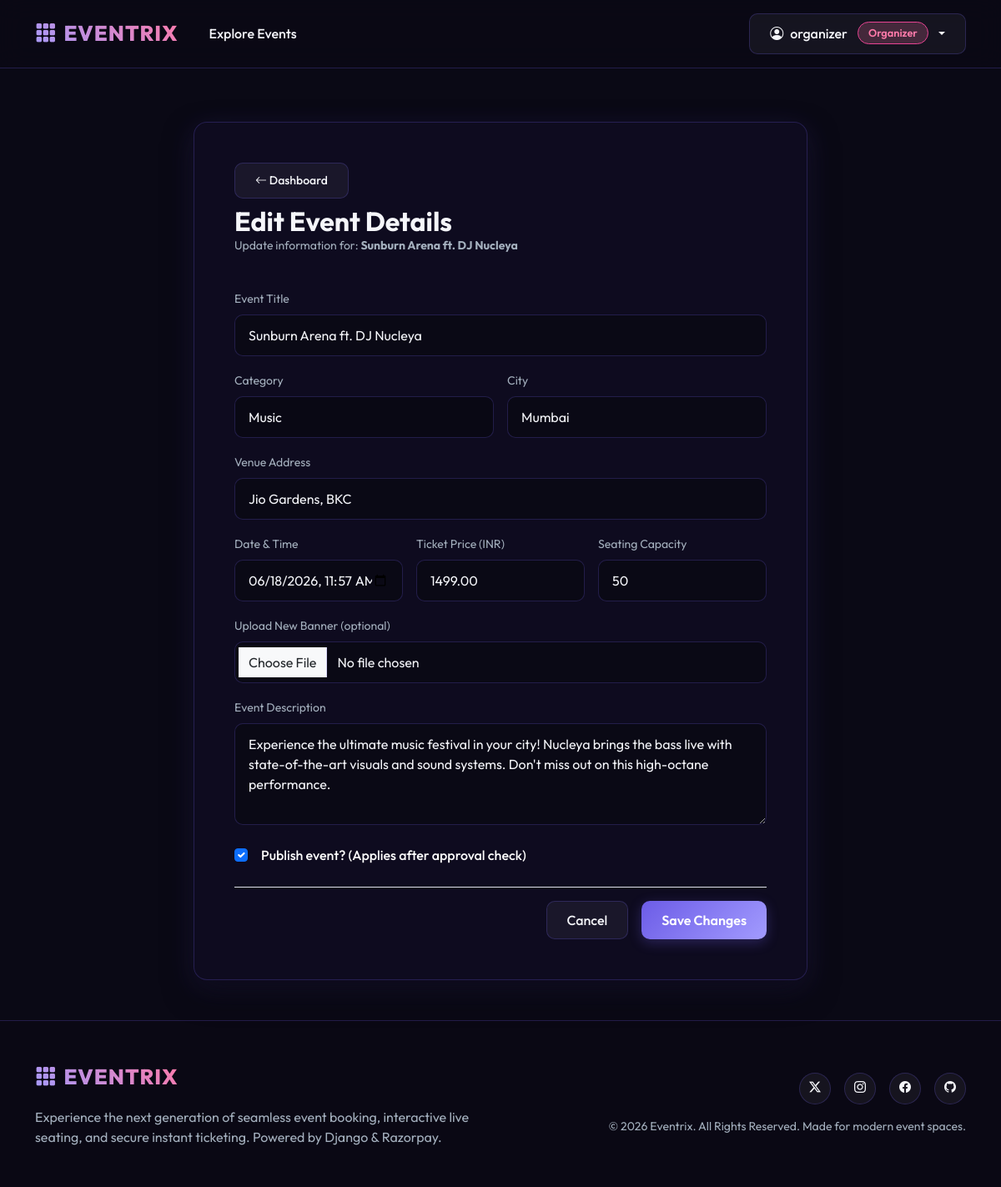
/organizer/edit-event/1/ (signed in), run on the app's committed database.
### accounts/models.py (models this page shows, shortened)
class User(AbstractUser):
    ROLE_CHOICES = (
        ('ADMIN', 'Admin'),
        ('ORGANIZER', 'Organizer'),
        ('CUSTOMER', 'Customer'),
    )
    role = models.CharField(max_length=15, choices=ROLE_CHOICES, default='CUSTOMER')
    is_approved_organizer = models.BooleanField(default=False)
    phone = models.CharField(max_length=15, blank=True, null=True)
    profile_picture = models.ImageField(upload_to='profiles/', blank=True, null=True)
    city = models.CharField(max_length=100, blank=True, null=True)
    created_at = models.DateTimeField(auto_now_add=True)
    @property
    def is_admin_role(self):
        return self.role == 'ADMIN' or self.is_superuser
    @property
    def is_organizer_role(self):
        return self.role == 'ORGANIZER'

### events/models.py (models this page shows, shortened)
class Event(models.Model):
    CATEGORY_CHOICES = (
        ('MUSIC', 'Music'),
        ('COMEDY', 'Comedy'),
        ('THEATRE', 'Theatre & Arts'),
        ('SPORTS', 'Sports'),
        ('CONFERENCE', 'Conferences & Tech'),
        ('OTHER', 'Other'),
    )
    title = models.CharField(max_length=200)
    description = models.TextField()
    category = models.CharField(max_length=30, choices=CATEGORY_CHOICES, default='OTHER')
    city = models.CharField(max_length=100)
    venue = models.CharField(max_length=250)
    date_time = models.DateTimeField()
    ticket_price = models.DecimalField(max_digits=10, decimal_places=2)
    capacity = models.IntegerField()
    banner = models.ImageField(upload_to='event_banners/', blank=True, null=True)
    organizer = models.ForeignKey(settings.AUTH_USER_MODEL, on_delete=models.CASCADE, related_name='organized_events')
    is_published = models.BooleanField(default=False)
    is_approved = models.BooleanField(default=False)
    created_at = models.DateTimeField(auto_now_add=True)
    updated_at = models.DateTimeField(auto_now=True)

### events/views.py (the view)
# urls.py: path('organizer/edit-event/<int:event_id>/', views.edit_event_view, name='edit_event'),
@login_required
def edit_event_view(request, event_id):
    event = get_object_or_404(Event, id=event_id)
    if event.organizer != request.user and not request.user.is_admin_role:
        messages.error(request, "Unauthorized access.")
        return redirect('dashboard')
    if request.method == 'POST':
        form = EventForm(request.POST, request.FILES, instance=event)
        if form.is_valid():
            form.save()
            messages.success(request, f"Event '{event.title}' details updated successfully!")
            return redirect('dashboard')
    else:
        form = EventForm(instance=event)
    return render(request, 'events/edit_event.html', {'form': form, 'event': event})

### templates/events/edit_event.html (shortened to what this page needs)
{% extends 'base.html' %}
{% block content %}
<div class="container py-5">
    <div class="row justify-content-center">
        <div class="col-lg-8">
            <div class="card card-glass p-4 p-md-5 animate-fade-in">
                <div class="d-flex justify-content-between align-items-center mb-4">
                    <div>
                        <a href="{% url 'dashboard' %}" class="btn btn-glass btn-sm mb-2"><i class="bi bi-arrow-left"></i> Dashboard</a>
                        <h2 class="fw-bold mb-0">Edit Event Details</h2>
                        <p class="text-muted small">Update information for: <b>{{ event.title }}</b></p>
                    </div>
                </div>
                <form method="POST" enctype="multipart/form-data" class="needs-validation">
                    <div class="row g-3">
                        <div class="col-12">
                            <label for="id_title" class="form-label text-muted small">Event Title</label>
                            {{ form.title }}
                        </div>
                        <div class="col-md-6">
                            <label for="id_category" class="form-label text-muted small">Category</label>
                            {{ form.category }}
                        </div>
                        <div class="col-md-6">
                            <label for="id_city" class="form-label text-muted small">City</label>
                            {{ form.city }}
                        </div>
                        <div class="col-12">
                            <label for="id_venue" class="form-label text-muted small">Venue Address</label>
                            {{ form.venue }}
                        </div>
                        <div class="col-md-4">
                            <label for="id_date_time" class="form-label text-muted small">Date & Time</label>
                            <input type="datetime-local" name="date_time" id="id_date_time" class="form-control form-control-glass" value="{{ event.date_time|date:'Y-m-d\TH:i' }}" required>
                        </div>
                        <div class="col-md-4">
                            <label for="id_ticket_price" class="form-label text-muted small">Ticket Price (INR)</label>
                            {{ form.ticket_price }}
                        </div>
                        <div class="col-md-4">
                            <label for="id_capacity" class="form-label text-muted small">Seating Capacity</label>
                            {{ form.capacity }}
                        </div>
                        <div class="col-12">
                            <label for="id_banner" class="form-label text-muted small">Upload New Banner (optional)</label>
                            {{ form.banner }}
                        </div>
                        <div class="col-12">
                            <label for="id_description" class="form-label text-muted small">Event Description</label>
                            {{ form.description }}
                        </div>
                        <div class="col-12 mt-4">
                            <div class="form-check">
                                {{ form.is_published }}
                                <label class="form-check-label text-white fw-medium ms-2" for="id_is_published">
                                    Publish event? (Applies after approval check)
                                </label>
                            </div>
                        </div>
                    </div>
                    <div class="mt-4 pt-3 border-top border-glass d-flex justify-content-end gap-3">
                        <a href="{% url 'dashboard' %}" class="btn btn-glass">Cancel</a>
                        <button type="submit" class="btn btn-grad-primary">Save Changes</button>
                    </div>
                </form>
            </div>
        </div>
    </div>
</div>
{% endblock %}

### templates/base.html (shortened to what this page needs)
{% load static %}
<!DOCTYPE html>
<html lang="en">
<head>
    <link href="https://cdn.jsdelivr.net/npm/bootstrap@5.3.2/dist/css/style.css" rel="stylesheet">
    <link href="https://cdn.jsdelivr.net/npm/bootstrap@5.3.2/dist/css/bootstrap.min.css" rel="stylesheet">
    <link rel="stylesheet" href="https://cdn.jsdelivr.net/npm/bootstrap-icons@1.11.1/font/bootstrap-icons.css">
    <link rel="stylesheet" href="{% static 'css/style.css' %}">
</head>
<body>
    <nav class="navbar navbar-expand-lg navbar-dark navbar-glass sticky-top py-3">
        <div class="container">
            <a class="navbar-brand d-flex align-items-center gap-2" href="{% url 'home' %}">
                <i class="bi bi-grid-3x3-gap-fill text-primary-light"></i>
                <span>EVENTRIX</span>
            </a>
            <div class="collapse navbar-collapse" id="navbarNav">
                <ul class="navbar-nav me-auto mb-2 mb-lg-0">
                    <li class="nav-item">
                        <a class="nav-link {% if request.resolver_match.url_name == 'home' %}active{% endif %}" href="{% url 'home' %}">Explore Events</a>
                    </li>
                </ul>
                <div class="d-flex align-items-center gap-2">
                    {% if user.is_authenticated %}
                        <div class="dropdown">
                            <button class="btn btn-glass dropdown-toggle d-flex align-items-center gap-2" type="button" id="userDropdown" data-bs-toggle="dropdown" aria-expanded="false">
                                {% if user.profile_picture %}
                                    <img src="{{ user.profile_picture.url }}" alt="Profile" class="rounded-circle" style="width: 24px; height: 24px; object-fit: cover;">
                                {% else %}
                                    <i class="bi bi-person-circle"></i>
                                {% endif %}
                                <span>{{ user.username }}</span>
                                {% if user.is_admin_role %}
                                    <span class="badge badge-role badge-admin ms-1">Admin</span>
                                {% elif user.is_organizer_role %}
                                    <span class="badge badge-role badge-organizer ms-1">Organizer</span>
                                {% else %}
                                    <span class="badge badge-role badge-customer ms-1">Customer</span>
                                {% endif %}
                            </button>
                        </div>
                    {% else %}
                        <a href="{% url 'login' %}" class="btn btn-glass">Login</a>
                        <a href="{% url 'register' %}" class="btn btn-grad-primary">Register</a>
                    {% endif %}
                </div>
            </div>
        </div>
    </nav>
    <main class="flex-grow-1">
        {% block content %}{% endblock %}
    </main>
    <footer class="py-5 text-center text-md-start">
        <div class="container">
            <div class="row g-4 align-items-center">
                <div class="col-md-6 text-center text-md-start">
                    <a class="navbar-brand d-inline-flex align-items-center gap-2 mb-3" href="{% url 'home' %}">
                        <i class="bi bi-grid-3x3-gap-fill text-primary-light"></i>
                        <span>EVENTRIX</span>
                    </a>
                    <p class="text-muted mb-0">Experience the next generation of seamless event booking, interactive live seating, and secure instant ticketing. Powered by Django & Razorpay.</p>
                </div>
                <div class="col-md-6 text-center text-md-end">
                    <div class="d-flex justify-content-center justify-content-md-end gap-3 mb-3">
                        <a href="#" class="btn btn-glass btn-sm rounded-circle" style="width: 38px; height: 38px; padding: 6px;"><i class="bi bi-twitter-x"></i></a>
                        <a href="#" class="btn btn-glass btn-sm rounded-circle" style="width: 38px; height: 38px; padding: 6px;"><i class="bi bi-instagram"></i></a>
                        <a href="#" class="btn btn-glass btn-sm rounded-circle" style="width: 38px; height: 38px; padding: 6px;"><i class="bi bi-facebook"></i></a>
                        <a href="#" class="btn btn-glass btn-sm rounded-circle" style="width: 38px; height: 38px; padding: 6px;"><i class="bi bi-github"></i></a>
                    </div>
                    <p class="text-muted small mb-0">&copy; 2026 Eventrix. All Rights Reserved. Made for modern event spaces.</p>
                </div>
            </div>
        </div>
    </footer>
</body>
</html>

### static/css/style.css (style rules this page uses)
:root { --bg-dark: #0a0915; --bg-card: rgba(20, 18, 42, 0.75); --bg-card-hover: rgba(30, 27, 60, 0.9); --primary: #6c5ce7; --primary-light: #a29bfe; --accent: #fd79a8; --success: #00b894; --warning: #f1c40f; --danger: #d63031; --text-main: #f5f6fa; --text-muted: #a4b0be; --border-glass: rgba(108, 92, 231, 0.25); --border-glass-focus: rgba(108, 92, 231, 0.6); --gradient-primary: linear-gradient(135deg, #6c5ce7 0%, #a29bfe 100%); --gradient-accent: linear-gradient(135deg, #fd79a8 0%, #e84393 100%); --gradient-dark: linear-gradient(135deg, #1e1b4b 0%, #0f0c20 100%); --font-sans: 'Outfit', 'Inter', sans-serif; --glow-shadow: 0 8px 32px 0 rgba(108, 92, 231, 0.2); }
body { background-color: var(--bg-dark); color: var(--text-main); font-family: var(--font-sans); min-height: 100vh; display: flex; flex-direction: column; overflow-x: hidden; }
.navbar-glass { background: rgba(10, 9, 21, 0.8) !important; backdrop-filter: blur(15px); -webkit-backdrop-filter: blur(15px); border-bottom: 1px solid var(--border-glass); transition: all 0.3s ease; }
.navbar-brand { font-weight: 800; font-size: 1.6rem; letter-spacing: 1px; background: linear-gradient(45deg, #a29bfe, #fd79a8); -webkit-background-clip: text; -webkit-text-fill-color: transparent; }
.nav-link { color: var(--text-main) !important; font-weight: 500; margin: 0 5px; transition: all 0.3s ease; border-radius: 8px; padding: 8px 16px !important; }
.card-glass { background: rgba(15, 12, 32, 0.95); backdrop-filter: blur(20px); -webkit-backdrop-filter: blur(20px); border: 1px solid var(--border-glass); border-radius: 16px; color: var(--text-main); transition: transform 0.3s cubic-bezier(0.175, 0.885, 0.32, 1.275), box-shadow 0.3s ease, border-color 0.3s ease; box-shadow: 0 15px 35px rgba(0, 0, 0, 0.5), var(--glow-shadow); }
.btn-grad-primary { background: var(--gradient-primary); border: none; color: white; font-weight: 600; border-radius: 10px; padding: 10px 24px; transition: all 0.3s ease; box-shadow: 0 4px 15px rgba(108, 92, 231, 0.3); }
.btn-glass { background: rgba(255, 255, 255, 0.05); border: 1px solid var(--border-glass); color: var(--text-main); font-weight: 500; border-radius: 10px; padding: 10px 24px; transition: all 0.3s ease; }
.form-control-glass { background: rgba(10, 9, 21, 0.9) !important; border: 1px solid var(--border-glass) !important; color: var(--text-main) !important; border-radius: 10px; padding: 12px 16px; transition: all 0.3s ease; }
.form-control-glass::placeholder { color: var(--text-muted); opacity: 0.6; }
select, select.form-control-glass { background-color: rgba(10, 9, 21, 0.95) !important; color: var(--text-main) !important; }
select option { background-color: #0a0915 !important; color: #f5f6fa !important; padding: 12px; }
.animate-fade-in { animation: fadeIn 0.5s ease forwards; }
footer { background: rgba(10, 9, 21, 0.95); border-top: 1px solid var(--border-glass); margin-top: auto; }
.badge-role { font-size: 0.8rem; padding: 6px 12px; border-radius: 20px; font-weight: 600; }
.badge-organizer { background: rgba(253, 121, 168, 0.2); color: #fd79a8; border: 1px solid #e84393; }
.text-muted { color: var(--text-muted) !important; }
.text-primary-light { color: var(--primary-light) !important; }

### data on the page
User: username "organizer"
Event: title "Sunburn Arena ft. DJ Nucleya", category "Music", city "Mumbai", venue "Jio Gardens, BKC", date_time "06/18/2026 11:57", ticket_price "1499.00", capacity "50", description "Experience the ultimate music festival in your city! Nucleya brings the bass live with state-of-the-art visuals and sound systems. Don't miss out on this high-octane performance.", is_published "☑"
